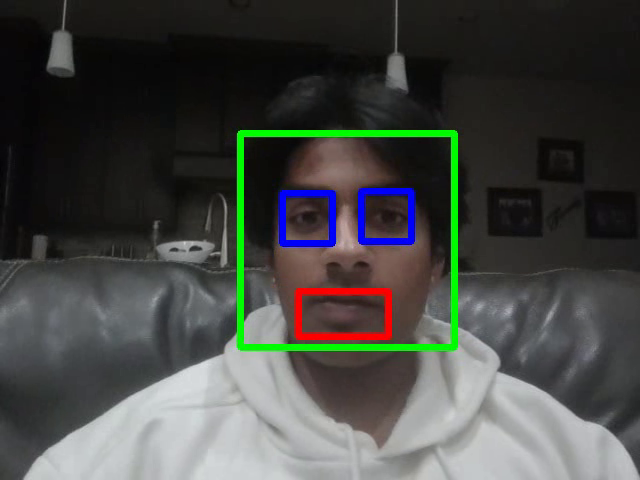
#> input picture frame 11 of assets/3_face_detection.mp4, 640 x 480 px, given in place of the camera
$ python face.py
#> lines starting #> are read from the running program, lines starting #| are printed output that depends on the picture; after the words box and inside, x2 and y2 are one past the last pixel; in counts of white or black regions, pixels touching at a corner belong together
#> further down, frame is the input picture: shape (480, 640, 3); mean B, G, R 67.7, 71.3, 69.3
import cv2
import os

#Load cascades
face_cascade  = cv2.CascadeClassifier(cv2.data.haarcascades + "haarcascade_frontalface_default.xml")
smile_cascade = cv2.CascadeClassifier(cv2.data.haarcascades + "haarcascade_smile.xml")
eye_cascade   = cv2.CascadeClassifier(cv2.data.haarcascades + "haarcascade_eye.xml")

def detect_features(frame):
    gray = cv2.cvtColor(frame, cv2.COLOR_BGR2GRAY)
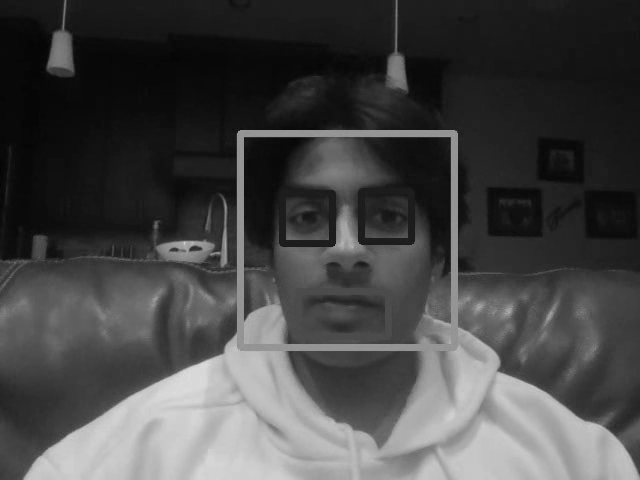
#> gray: shape (480, 640); min 2, max 223, mean 70.2

    faces = face_cascade.detectMultiScale(gray, 1.3, 5)
#> faces = [[246, 139, 207, 207]]
    for (x, y, w, h) in faces:

        #Draw face bounding box
        cv2.rectangle(frame, (x, y), (x + w, y + h), (0, 255, 0), 5)

        #Extract ROI
        face_color = frame[y:y+h, x:x+w]
        face_gray  = gray[y:y+h, x:x+w]

        #Detect smiles
        smiles = smile_cascade.detectMultiScale(face_gray, 2.5, 8)
        for (sx, sy, sw, sh) in smiles:
            cv2.rectangle(face_color, (sx, sy), (sx+sw, sy+sh), (0, 0, 255), 5)

        #Detect eyes
        eyes = eye_cascade.detectMultiScale(face_gray, 2.5, 5)
        for (ex, ey, ew, eh) in eyes:
            cv2.rectangle(face_color, (ex, ey), (ex+ew, ey+eh), (255, 0, 0), 5)
#> this loop made 1 pass
#> (x, y, w, h, smiles) on pass 1: (246, 139, 207, 207, [[14, 84, 90, 45], [50, 149, 90, 45]])
#> pass 1, in detect_features, `face_color = frame[y:y+h, x:x+w]`:
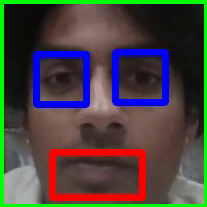
#> face_color: shape (207, 207, 3); mean B, G, R 63.8, 67.9, 72.5
#> pass 1, in detect_features, `face_gray  = gray[y:y+h, x:x+w]`:
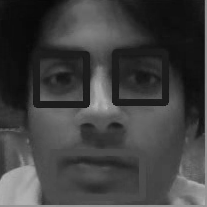
#> face_gray: shape (207, 207); min 7, max 182, mean 64.1
#> after the loop:
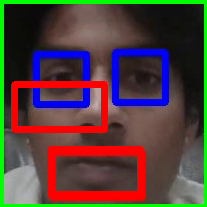
#> face_color: shape (207, 207, 3); 8.46% of pixels changed, all inside (x1, y1, x2, y2) = (11, 81, 144, 198)
#> after the loop:
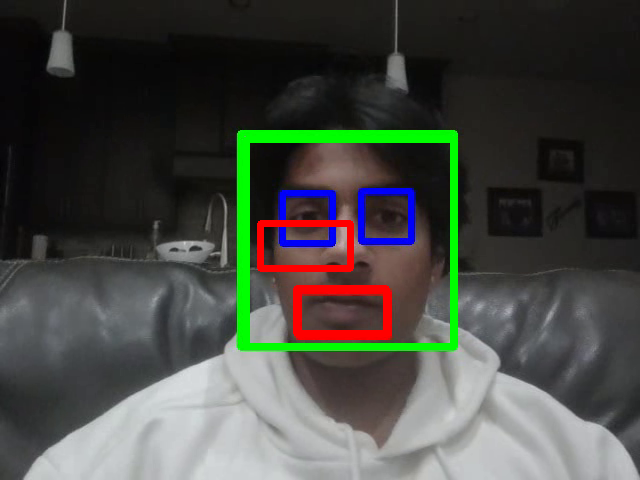
#> frame: shape (480, 640, 3); 2.98% of pixels changed, all inside (x1, y1, x2, y2) = (243, 136, 457, 350)

    return frame


#Initialize webcam
stream = cv2.VideoCapture(0)
if not stream.isOpened():
    print("Error: Could not open webcam.")
    exit()

#FPS fallback if webcam returns 0
fps = stream.get(cv2.CAP_PROP_FPS)
if fps == 0:
    fps = 30

width  = int(stream.get(cv2.CAP_PROP_FRAME_WIDTH))
height = int(stream.get(cv2.CAP_PROP_FRAME_HEIGHT))

fourcc = cv2.VideoWriter_fourcc(*'mp4v')
output = cv2.VideoWriter("assets/3_face_detection.mp4", fourcc, fps, (width, height))

#Check if stream is working
if not output.isOpened():
    print("Error: VideoWriter failed to open!")
    stream.release()
    exit()


while True:
    ret, frame = stream.read()
    if not ret:
        print("Stream interrupted.")
        break

    processed = detect_features(frame)

    #Write to video file
    output.write(processed)

    cv2.imshow("Face Detection", processed)

    if cv2.waitKey(1) == ord('q'):
#> (key q is pressed here)
        break


#Shutdown
stream.release()
cv2.destroyAllWindows()

$ run again, starting later in the video
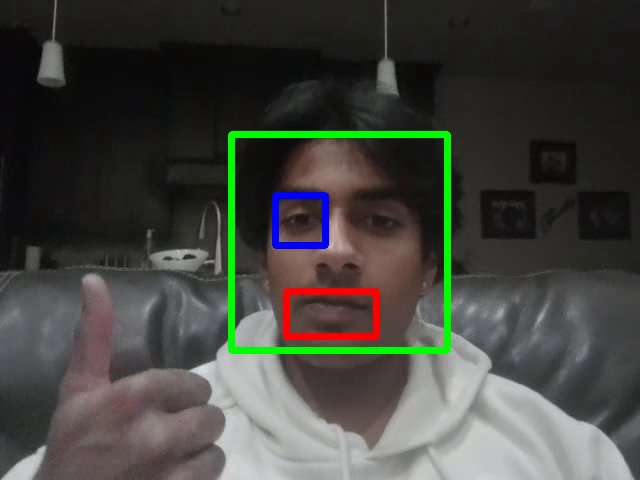
#> input picture frame 52 of assets/3_face_detection.mp4, 640 x 480 px, given in place of the camera
#> frame is the input picture: shape (480, 640, 3); mean B, G, R 63.2, 68.4, 67.9
#> faces = [[228, 133, 222, 222]]
#> the loop in detect_features, `for (x, y, w, h) in faces:` made 1 pass
#> (x, y, w, h, smiles, eyes) on pass 1: (228, 133, 222, 222, [[26, 92, 90, 45], [59, 158, 90, 45]], [[124, 61, 50, 50]])
#> after the loop in detect_features, `for (x, y, w, h) in faces:`:
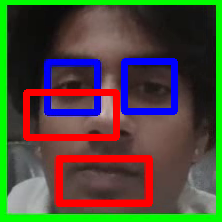
#> face_color: shape (222, 222, 3); mean B, G, R 57.3, 75.4, 76.4
#> after the loop in detect_features, `for (x, y, w, h) in faces:`:
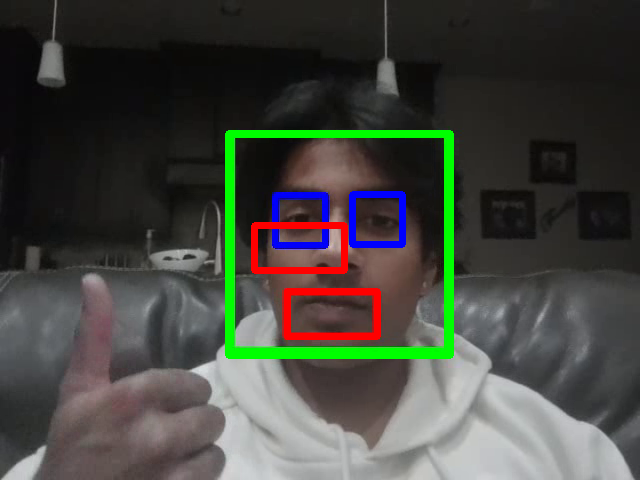
#> frame: shape (480, 640, 3); 3.49% of pixels changed, all inside (x1, y1, x2, y2) = (225, 130, 454, 359)

$ run again, starting later in the video
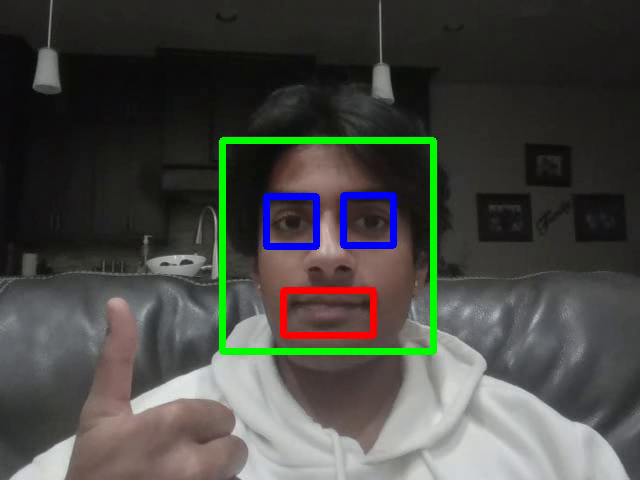
#> input picture frame 93 of assets/3_face_detection.mp4, 640 x 480 px, given in place of the camera
#> frame is the input picture: shape (480, 640, 3); mean B, G, R 68.1, 72.3, 72
#> faces = [[218, 132, 228, 228]]
#> the loop in detect_features, `for (x, y, w, h) in faces:` made 1 pass
#> (x, y, w, h, smiles) on pass 1: (218, 132, 228, 228, [[63, 156, 90, 45]])
#> after the loop in detect_features, `for (x, y, w, h) in faces:`:
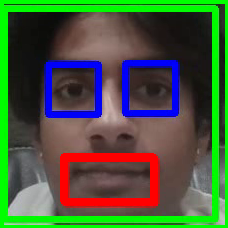
#> face_color: shape (228, 228, 3); mean B, G, R 60.5, 90.8, 71.5
#> after the loop in detect_features, `for (x, y, w, h) in faces:`:
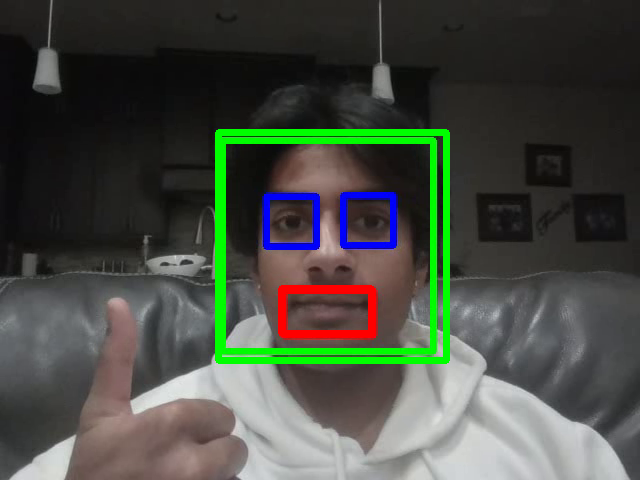
#> frame: shape (480, 640, 3); 2.65% of pixels changed, all inside (x1, y1, x2, y2) = (215, 129, 450, 364)
